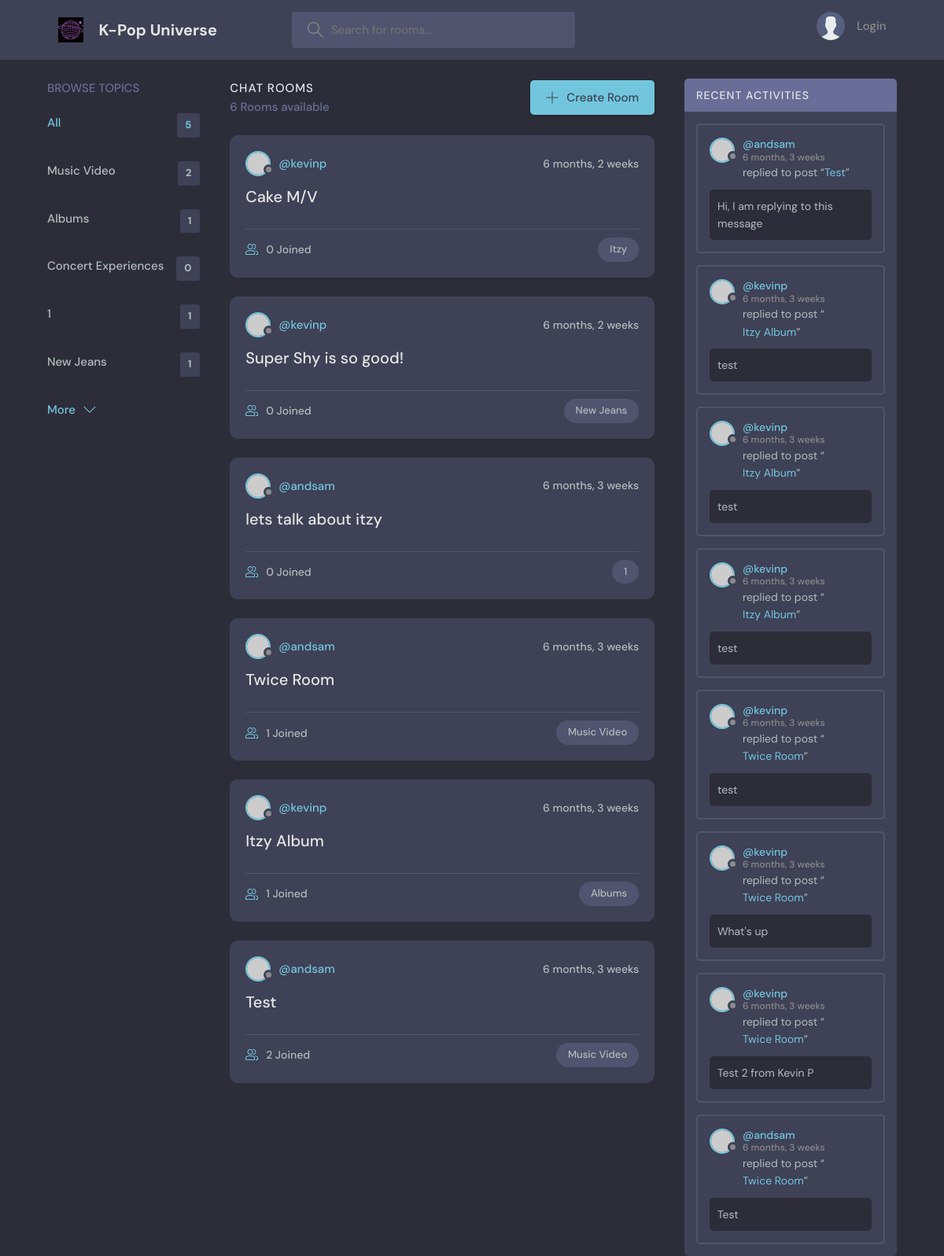
The page / on the database its author committed.
### base/models.py (models this page shows, shortened)
class Topic(models.Model):
    name = models.CharField(max_length=200)

class Room(models.Model):
    host = models.ForeignKey(User, on_delete=models.SET_NULL, null=True)
    topic = models.ForeignKey(Topic, on_delete=models.SET_NULL, null=True)
    name = models.CharField(max_length=200)
    description = models.TextField(null=True, blank=True)
    participants = models.ManyToManyField(User, related_name='participants', blank=True) # Many to Many participants. Already connected to a User model, so we are using related name
    updated = models.DateTimeField(auto_now=True) #Adding many times stamps
    created = models.DateTimeField(auto_now_add=True) #Adding time stamp for just one time
    class Meta: #Using the meta data to reorder the room/topic to appear in newest order
        ordering = ['-updated', '-created']
    def __str__(self):
        return self.name

class Message(models.Model):
    user = models.ForeignKey(User, on_delete=models.CASCADE) #One to Many relationship, a user can have many messages, but not the other way around
    room = models.ForeignKey(Room, on_delete=models.CASCADE) #If room gets deleted, cascade the messages
    body = models.TextField() #Message from the users
    updated = models.DateTimeField(auto_now=True) #Adding many times stamps
    created = models.DateTimeField(auto_now_add=True) #Adding time stamp for just one time
    class Meta: #Using the meta data to reorder the room/topic to appear in newest order
        ordering = ['-updated', '-created']

### base/views.py (the view)
# urls.py: path('', views.home, name="home"),
def home(request):
    q = request.GET.get('q') if request.GET.get('q') != None else '' # Check if the request method has something, if q exists, then it should have a parameter
    rooms = Room.objects.filter(Q(topic__name__icontains=q) |
                                Q(name__icontains=q) |
                                Q(description__icontains=q)) # Makes sure that whatever value we have in the topic name, it should contains it Ex: Py means python
    topic = Topic.objects.all()[0:5]
    room_count = rooms.count()
    room_messages = Message.objects.filter(Q(room__topic__name__icontains=q)) # Seeing activity for only specific room
    context = {'rooms': rooms,
               'topics' : topic,
               'room_count' : room_count,
               'room_messages' : room_messages}
    return render(request, 'base/home.html', context)

### base/templates/base/home.html (shortened to what this page needs)
{% extends 'main.html' %}
{% block content %}
    <main class="layout layout--3">
      <div class="container">
        {% include 'base/topics_component.html' %}
        <div class="roomList">
          <div class="roomList__header">
            <div>
              <h2>Chat Rooms</h2>
              <p>{{room_count}} Rooms available</p>
            </div>
            <a class="btn btn--main" href="{% url 'create-room' %}">
              <svg version="1.1" xmlns="http://www.w3.org/2000/svg" width="32" height="32" viewBox="0 0 32 32">
                <title>add</title>
                <path
                  d="M16.943 0.943h-1.885v14.115h-14.115v1.885h14.115v14.115h1.885v-14.115h14.115v-1.885h-14.115v-14.115z"
                ></path>
              </svg>
              Create Room
            </a>
          </div>
          {% include 'base/feed_component.html' %}
        </div>
        {% include 'base/activity_component.html' %}
      </div>
    </main>
{% endblock content %}

### base/templates/base/topics_component.html
<div class="topics">
    <div class="topics__header">
      <h2>Browse Topics</h2>
    </div>
    <ul class="topics__list">
      <li>
        <a href="{% url 'home' %}" class="active">All <span>{{topics.count}}</span></a>
      </li>
      {% for topic in topics %}
      <li>
        <a href="{% url 'home' %}?q={{topic.name}}">{{topic.name}} <span>{{topic.room_set.all.count}}</span></a>
      </li>
      {% endfor %}
    </ul>
    <a class="btn btn--link" href="{% url 'topics' %}">
      More
      <svg version="1.1" xmlns="http://www.w3.org/2000/svg" width="32" height="32" viewBox="0 0 32 32">
        <title>chevron-down</title>
        <path d="M16 21l-13-13h-3l16 16 16-16h-3l-13 13z"></path>
      </svg>
    </a>
  </div>

### base/templates/base/feed_component.html (shortened to what this page needs)
{% for room in rooms %}
<div class="roomListRoom">
    <div class="roomListRoom__header">
      <a href="{% url 'user-profile' room.host.id %} " class="roomListRoom__author">
        <div class="avatar avatar--small">
          <img src="https://randomuser.me/api/portraits/women/11.jpg" />
        </div>
        <span>@{{room.host.username}}</span>
      </a>
      <div class="roomListRoom__actions">
        <span>{{room.created|timesince}}</span>
      </div>
    </div>
    <div class="roomListRoom__content">
      <a href="{% url 'room' room.id %}">{{room.name}}</a>
    </div>
    <div class="roomListRoom__meta">
      <a href="{% url 'room' room.id %}" class="roomListRoom__joined">
        {{room.participants.all.count}} Joined
      </a>
      <p class="roomListRoom__topic">{{room.topic.name}}</p>
    </div>
  </div>
{% endfor %}

### base/templates/base/activity_component.html (shortened to what this page needs)
<div class="activities">
    <div class="activities__header">
      <h2>Recent Activities</h2>
    </div>
    {% for message in room_messages %}
    <div class="activities__box">
      <div class="activities__boxHeader roomListRoom__header">
        <a href="{% url 'user-profile' message.user.id %}" class="roomListRoom__author">
          <div class="avatar avatar--small">
            <img src="https://randomuser.me/api/portraits/women/11.jpg" />
          </div>
          <p>
            @{{message.user}}
            <span>{{message.created|timesince}}</span>
          </p>
        </a>
      </div>
      <div class="activities__boxContent">
        <p>replied to post “<a href="{% url 'room' message.room.id %}">{{message.room}}</a>”</p>
        <div class="activities__boxRoomContent">
          {{message.body}}
        </div>
      </div>
    </div>
    {% endfor %}
  </div>

### rows shown on the page
Topic: name "Music Video", room_set.all.count "2"
Topic: name "Albums", room_set.all.count "1"
Topic: name "Concert Experiences", room_set.all.count "0"
Topic: name "1", room_set.all.count "1"
Topic: name "New Jeans", room_set.all.count "1"
Room: host.username "kevinp", created "6 months, 2 weeks", name "Cake M/V", participants.all.count "0", topic.name "Itzy"
Room: host.username "kevinp", created "6 months, 2 weeks", name "Super Shy is so good!", participants.all.count "0", topic.name "New Jeans"
Room: host.username "andsam", created "6 months, 3 weeks", name "lets talk about itzy", participants.all.count "0", topic.name "1"
Room: host.username "andsam", created "6 months, 3 weeks", name "Twice Room", participants.all.count "1", topic.name "Music Video"
Room: host.username "kevinp", created "6 months, 3 weeks", name "Itzy Album", participants.all.count "1", topic.name "Albums"
Room: host.username "andsam", created "6 months, 3 weeks", name "Test", participants.all.count "2", topic.name "Music Video"
Message: user "andsam", created "6 months, 3 weeks", room "Test", body "Hi, I am replying to this message"
Message: user "kevinp", created "6 months, 3 weeks", room "Itzy Album", body "test"
Message: user "kevinp", created "6 months, 3 weeks", room "Itzy Album", body "test"
Message: user "kevinp", created "6 months, 3 weeks", room "Itzy Album", body "test"
Message: user "kevinp", created "6 months, 3 weeks", room "Twice Room", body "test"
Message: user "kevinp", created "6 months, 3 weeks", room "Twice Room", body "What's up"
Message: user "kevinp", created "6 months, 3 weeks", room "Twice Room", body "Test 2 from Kevin P"
Message: user "andsam", created "6 months, 3 weeks", room "Twice Room", body "Test"

### other values the page prints
{{ topics.count }} "5"
{{ room_count }} "6"
